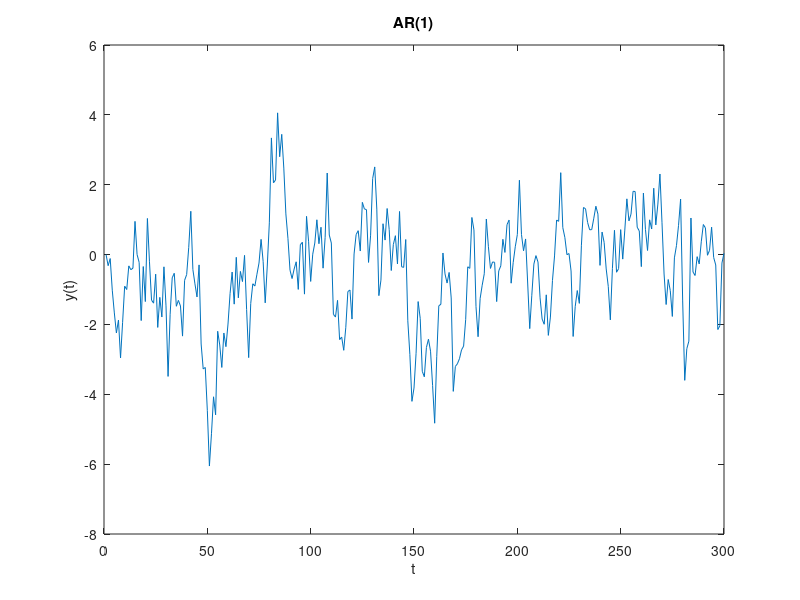
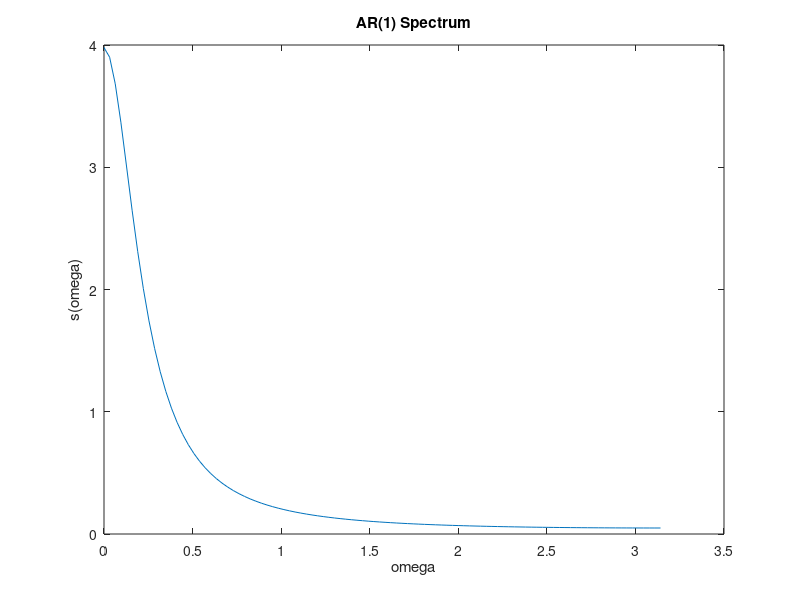

Here is the MATLAB script that generated these plots, in order:

%%  THIS FILE IS ECO790 #3 - CHASE COLEMAN


%% This file simulates an AR! process then graphes the spectrum 
clear all; close all; clc;

T     = 300;            %Number of Observations
y     = ones(T,1);      %Initialize Simulation Vector
y(1)  = 0;              %Set the first obs. to 0   
rho1  = 0.8;            %Set the value of the coefficient on y(t-1                     
eps = randn(300,1);


for t=2:T                    %Starts at two because y(1) = 0
    y(t) = rho1*y(t-1)+ eps(t);    %The AR(1) model
end

%Plot the series
figure
plot(y);
title('AR(1)');
xlabel('t')
ylabel('y(t)')

v = ones(100,1); %Initialize the frequency vector
omega = linspace(0, pi, 100)'; % 100 frequicnies between 0 and pi
s = ones(100,1); %Initialize the Spectrum vector
for p = 1:length(s) %loop through the omegas
s(p) = 1 / ((2*pi) * (1 - 2*(0.8)*cos(omega(p))+(0.8)^2)); %The Spectrum
end



figure
plot(omega, s);
title('AR(1) Spectrum');
xlabel('omega')
ylabel('s(omega)')
